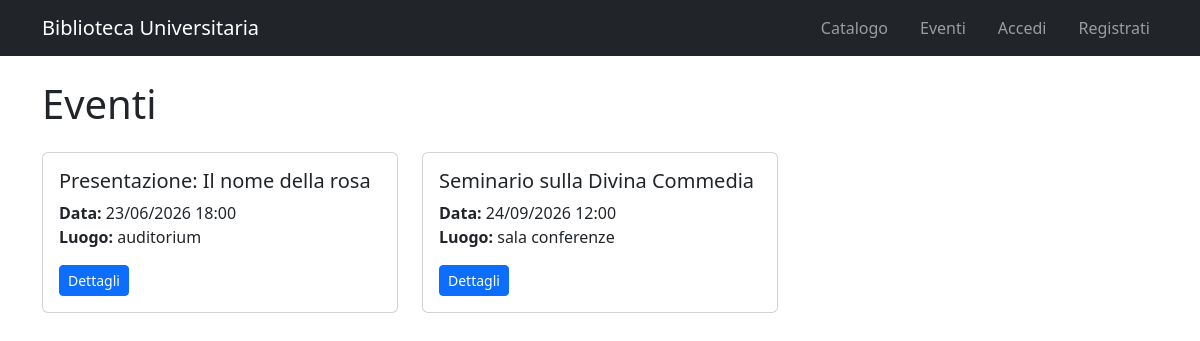
/eventi/, run on the app's committed database.
### catalogo/models.py (models this page shows, shortened)
class Evento(models.Model):
    titolo = models.CharField(max_length=200)
    descrizione = models.TextField()
    data = models.DateTimeField()
    luogo = models.CharField(max_length=200)
    class Meta:
        verbose_name = "Evento"
        verbose_name_plural = "Eventi"

### catalogo/views.py (the view)
# urls.py: path('eventi/', views.lista_eventi, name='lista_eventi'),
def lista_eventi(request):
    eventi = Evento.objects.all().order_by('data')
    return render(request, 'catalogo/lista_eventi.html', {'eventi': eventi})

### catalogo/templates/catalogo/lista_eventi.html (shortened to what this page needs)
{% extends 'catalogo/base.html' %}
{% block content %}
<h1 class="mb-4">Eventi</h1>
<div class="row">
    {% for evento in eventi %}
    <div class="col-md-4 mb-4">
        <div class="card h-100">
            <div class="card-body">
                <h5 class="card-title">{{ evento.titolo }}</h5>
                <p class="card-text">
                    <strong>Data:</strong> {{ evento.data|date:"d/m/Y H:i" }}<br>
                    <strong>Luogo:</strong> {{ evento.luogo }}
                </p>
                <a href="{% url 'dettaglio_evento' evento.id %}" class="btn btn-primary btn-sm">Dettagli</a>
            </div>
        </div>
    </div>
    {% empty %}
    <p>Nessun evento in programma.</p>
    {% endfor %}
</div>
{% endblock %}

### data on the page
Evento: titolo "Presentazione: Il nome della rosa", data "23/06/2026 18:00", luogo "auditorium"
Evento: titolo "Seminario sulla Divina Commedia", data "24/09/2026 12:00", luogo "sala conferenze"
